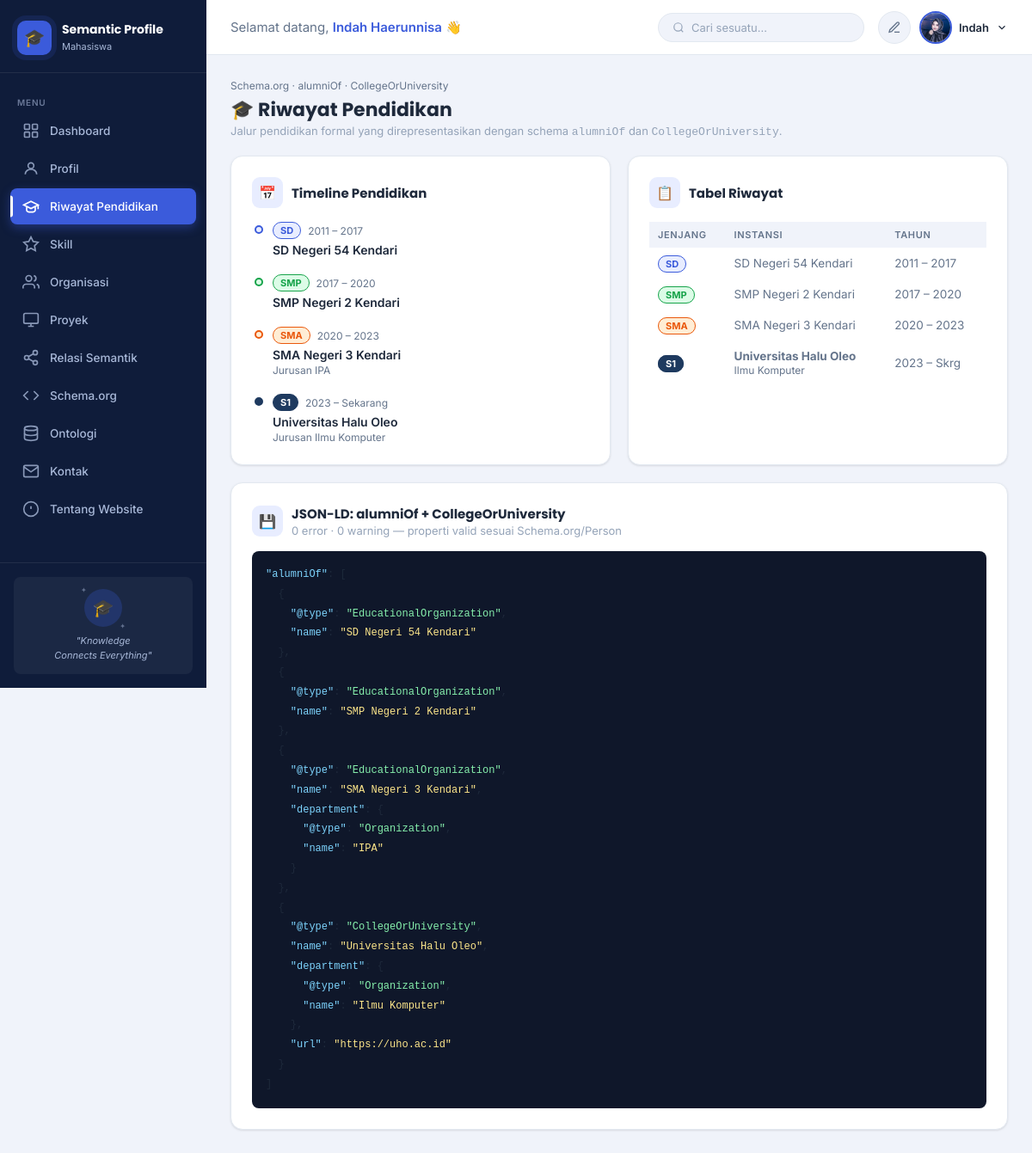
The page /pendidikan.php on the database its author committed.
### tables this page shows
CREATE TABLE `profil` (
  `id` int NOT NULL,
  `nama` varchar(100) NOT NULL,
  `nim` varchar(20) NOT NULL,
  `prodi` varchar(100) NOT NULL,
  `fakultas` varchar(100) NOT NULL,
  `universitas` varchar(150) NOT NULL,
  `email` varchar(100) NOT NULL,
  `telepon` varchar(20) DEFAULT NULL,
  `alamat` text,
  `bio` text,
  `foto` varchar(255) DEFAULT 'assets/foto.jpg',
  `linkedin` varchar(255) DEFAULT NULL,
  `github` varchar(255) DEFAULT NULL,
  `website` varchar(255) DEFAULT NULL,
  `updated_at` timestamp NULL DEFAULT CURRENT_TIMESTAMP ON UPDATE CURRENT_TIMESTAMP
);

CREATE TABLE `pendidikan` (
  `id` int NOT NULL,
  `jenjang` varchar(10) NOT NULL COMMENT 'SD, SMP, SMA, D3, S1, S2',
  `institusi` varchar(150) NOT NULL,
  `jurusan` varchar(100) DEFAULT NULL,
  `tahun_masuk` year NOT NULL,
  `tahun_lulus` year DEFAULT NULL COMMENT 'NULL = masih aktif',
  `keterangan` text,
  `urutan` int DEFAULT '0' COMMENT 'untuk sorting tampilan',
  `created_at` timestamp NULL DEFAULT CURRENT_TIMESTAMP
);

### config/db.php (called while the page is built, shortened)
<?php
function e(string $str): string {
    return htmlspecialchars($str, ENT_QUOTES, 'UTF-8');
}
function dbRow(PDO $pdo, string $sql, array $params = []): ?array {
    $stmt = $pdo->prepare($sql);
    $stmt->execute($params);
    $row = $stmt->fetch();
    return $row ?: null;
}
function dbRows(PDO $pdo, string $sql, array $params = []): array {
    $stmt = $pdo->prepare($sql);
    $stmt->execute($params);
    return $stmt->fetchAll();
}

### pendidikan.php (the view, shortened to what this page needs)
<?php
require_once 'config/db.php';
$profil     = dbRow($pdo, "SELECT * FROM profil LIMIT 1");
$pendidikan = dbRows($pdo, "SELECT * FROM pendidikan ORDER BY urutan ASC");
$fotoDb   = $profil['foto'] ?? '';
$fotoPath = !empty($fotoDb) ? $fotoDb
          : (file_exists('assets/foto.jpg')  ? 'assets/foto.jpg'
          : (file_exists('assets/foto.jpeg') ? 'assets/foto.jpeg'
          : (file_exists('assets/foto.png')  ? 'assets/foto.png'  : '')));
$namaDepan    = e(explode(' ', $profil['nama'] ?? 'User')[0]);
$fotoFallback = "https://ui-avatars.com/api/?name={$namaDepan}&background=3b5bdb&color=fff&size=80";
$jenjangLabel = [
    'SD'  => ['label'=>'SD',  'bg'=>'#e8edff','color'=>'#3b5bdb','border'=>'#3b5bdb'],
    'SMP' => ['label'=>'SMP', 'bg'=>'#dcfce7','color'=>'#16a34a','border'=>'#16a34a'],
    'SMA' => ['label'=>'SMA', 'bg'=>'#ffedd5','color'=>'#ea580c','border'=>'#ea580c'],
    'D3'  => ['label'=>'D3',  'bg'=>'#ede9fe','color'=>'#7c3aed','border'=>'#7c3aed'],
    'S1'  => ['label'=>'S1',  'bg'=>'#1e3a5f','color'=>'#fff',   'border'=>'#1e3a5f'],
    'S2'  => ['label'=>'S2',  'bg'=>'#0f172a','color'=>'#fff',   'border'=>'#0f172a'],
];
?>
<!DOCTYPE html>
<html lang="id">
<head>
  <link rel="stylesheet" href="style.css">
</head>
<body>
<aside class="sidebar" id="sidebar">
  <div class="sidebar-brand">
    <div class="brand-icon">🎓</div>
    <div class="brand-text">
      <h2>Semantic Profile</h2>
      <span>Mahasiswa</span>
    </div>
  </div>
  <nav class="sidebar-nav">
    <div class="nav-label">Menu</div>
    <a href="index.php"        class="nav-item">
      <svg class="nav-icon" fill="none" stroke="currentColor" viewBox="0 0 24 24" stroke-width="2"><rect x="3" y="3" width="7" height="7" rx="1"/><rect x="14" y="3" width="7" height="7" rx="1"/><rect x="3" y="14" width="7" height="7" rx="1"/><rect x="14" y="14" width="7" height="7" rx="1"/></svg>
      Dashboard
    </a>
    <a href="profil.php"       class="nav-item">
      <svg class="nav-icon" fill="none" stroke="currentColor" viewBox="0 0 24 24" stroke-width="2"><circle cx="12" cy="8" r="4"/><path d="M4 20c0-4 3.6-7 8-7s8 3 8 7"/></svg>
      Profil
    </a>
    <a href="pendidikan.php"   class="nav-item active">
      <svg class="nav-icon" fill="none" stroke="currentColor" viewBox="0 0 24 24" stroke-width="2"><path d="M22 10v6M2 10l10-5 10 5-10 5z"/><path d="M6 12v5c0 1.7 2.7 3 6 3s6-1.3 6-3v-5"/></svg>
      Riwayat Pendidikan
    </a>
    <a href="skill.php"        class="nav-item">
      <svg class="nav-icon" fill="none" stroke="currentColor" viewBox="0 0 24 24" stroke-width="2"><path d="M12 2l3.09 6.26L22 9.27l-5 4.87 1.18 6.88L12 17.77l-6.18 3.25L7 14.14 2 9.27l6.91-1.01z"/></svg>
      Skill
    </a>
    <a href="organisasi.php"   class="nav-item">
      <svg class="nav-icon" fill="none" stroke="currentColor" viewBox="0 0 24 24" stroke-width="2"><path d="M17 21v-2a4 4 0 0 0-4-4H5a4 4 0 0 0-4 4v2"/><circle cx="9" cy="7" r="4"/><path d="M23 21v-2a4 4 0 0 0-3-3.87M16 3.13a4 4 0 0 1 0 7.75"/></svg>
      Organisasi
    </a>
    <a href="project.php"      class="nav-item">
      <svg class="nav-icon" fill="none" stroke="currentColor" viewBox="0 0 24 24" stroke-width="2"><rect x="2" y="3" width="20" height="14" rx="2"/><path d="M8 21h8M12 17v4"/></svg>
      Proyek
    </a>
    <a href="semantic.php"     class="nav-item">
      <svg class="nav-icon" fill="none" stroke="currentColor" viewBox="0 0 24 24" stroke-width="2"><circle cx="18" cy="5" r="3"/><circle cx="6" cy="12" r="3"/><circle cx="18" cy="19" r="3"/><path d="M8.59 13.51l6.83 3.98M15.41 6.51l-6.82 3.98"/></svg>
      Relasi Semantik
    </a>
<a href="schema.php" class="nav-item">
  <svg class="nav-icon" fill="none" stroke="currentColor" viewBox="0 0 24 24" stroke-width="2">
    <polyline points="16 18 22 12 16 6"/>
    <polyline points="8 6 2 12 8 18"/>
  </svg>
  Schema.org
</a>
<a href="ontology.php"     class="nav-item">
      <svg class="nav-icon" fill="none" stroke="currentColor" viewBox="0 0 24 24" stroke-width="2"><ellipse cx="12" cy="5" rx="9" ry="3"/><path d="M21 12c0 1.66-4.03 3-9 3S3 13.66 3 12"/><path d="M3 5v14c0 1.66 4.03 3 9 3s9-1.34 9-3V5"/></svg>
      Ontologi
    </a>
    <a href="kontak.php"       class="nav-item">
      <svg class="nav-icon" fill="none" stroke="currentColor" viewBox="0 0 24 24" stroke-width="2"><path d="M4 4h16c1.1 0 2 .9 2 2v12c0 1.1-.9 2-2 2H4c-1.1 0-2-.9-2-2V6c0-1.1.9-2 2-2z"/><polyline points="22,6 12,13 2,6"/></svg>
      Kontak
    </a>
    <a href="about.php" class="nav-item">
      <svg class="nav-icon" fill="none" stroke="currentColor" viewBox="0 0 24 24" stroke-width="2"><circle cx="12" cy="12" r="10"/><line x1="12" y1="8" x2="12" y2="12"/><line x1="12" y1="16" x2="12.01" y2="16"/></svg>
      Tentang Website
    </a>
  </nav>
  <div class="sidebar-footer">
    <div class="sidebar-footer-card">
      <div class="sidebar-footer-icon">🎓</div>
      <p>"Knowledge<br>Connects Everything"</p>
    </div>
  </div>
</aside>
<div class="main-wrapper">
  <header class="topbar">
    <div class="topbar-greeting">
      Selamat datang, <span><?= e($profil['nama'] ?? 'Mahasiswa') ?></span>
      <span class="wave">👋</span>
    </div>
    <div class="topbar-search">
      <svg width="14" height="14" fill="none" stroke="currentColor" viewBox="0 0 24 24" stroke-width="2">
        <circle cx="11" cy="11" r="8"/><line x1="21" y1="21" x2="16.65" y2="16.65"/>
      </svg>
      <input type="text" placeholder="Cari sesuatu..." id="searchInput">
    </div>
    <div class="topbar-actions">
      <a href="admin/index.php" class="topbar-btn" title="Panel Admin" style="text-decoration:none;">
        <svg width="16" height="16" fill="none" stroke="currentColor" viewBox="0 0 24 24" stroke-width="2">
          <path d="M12 20h9"/><path d="M16.5 3.5a2.121 2.121 0 0 1 3 3L7 19l-4 1 1-4L16.5 3.5z"/>
        </svg>
      </a>
      <div class="topbar-user">
        <img src="<?= e($fotoPath) ?>" alt="Foto Profil" class="topbar-avatar"
             onerror="this.src='<?= $fotoFallback ?>'">
        <span class="topbar-user-name"><?= $namaDepan ?></span>
        <svg width="14" height="14" fill="none" stroke="currentColor" viewBox="0 0 24 24" stroke-width="2">
          <polyline points="6 9 12 15 18 9"/>
        </svg>
      </div>
    </div>
  </header>
  <main class="page-content">
    <div style="margin-bottom:20px;">
      <div class="page-eyebrow" style="font-size:12px;color:var(--text-secondary);margin-bottom:4px;">Schema.org · alumniOf · CollegeOrUniversity</div>
      <h1 class="section-title" style="font-size:22px;">🎓 Riwayat Pendidikan</h1>
      <p class="page-subtitle">Jalur pendidikan formal yang direpresentasikan dengan schema <code>alumniOf</code> dan <code>CollegeOrUniversity</code>.</p>
    </div>
    <div class="grid-2" style="margin-bottom:20px;">
      <div class="card" style="animation:fade-up .5s ease .05s both;">
        <div class="card-body">
          <div class="section-header">
            <div class="section-icon">📅</div>
            <div><div class="section-title">Timeline Pendidikan</div></div>
          </div>
          <div style="margin-top:16px;position:relative;padding-left:24px;">
            <div style="position:absolute;left:7px;top:0;bottom:0;width:2px;background:var(--border-light);border-radius:2px;"></div>
            <?php foreach ($pendidikan as $i => $d):
              $jl         = $jenjangLabel[$d['jenjang']] ?? ['label'=>$d['jenjang'],'bg'=>'#f1f5f9','color'=>'#475569','border'=>'#cbd5e1'];
              $tahunAkhir = $d['tahun_lulus'] ?? 'Sekarang';
              $isLast     = $i === count($pendidikan) - 1;
            ?>
            <div style="position:relative;margin-bottom:<?= $isLast ? '0' : '20px' ?>;">
              <div style="position:absolute;left:-21px;top:4px;width:10px;height:10px;border-radius:50%;background:<?= $jl['bg'] ?>;border:2px solid <?= $jl['border'] ?>;"></div>
              <div style="display:flex;align-items:center;gap:8px;margin-bottom:4px;">
                <span style="font-size:11px;font-weight:700;padding:2px 8px;border-radius:10px;background:<?= $jl['bg'] ?>;color:<?= $jl['color'] ?>;border:1px solid <?= $jl['border'] ?>;"><?= $jl['label'] ?></span>
                <span style="font-size:12px;color:var(--text-secondary);"><?= e($d['tahun_masuk']) ?> – <?= e($tahunAkhir) ?></span>
              </div>
              <div style="font-weight:600;font-size:14px;color:var(--text-primary);"><?= e($d['institusi']) ?></div>
              <?php if (!empty($d['jurusan'])): ?>
              <div style="font-size:12px;color:var(--text-secondary);margin-top:2px;">Jurusan <?= e($d['jurusan']) ?></div>
              <?php endif; ?>
            </div>
            <?php endforeach; ?>
          </div>
        </div>
      </div>
      <div class="card" style="animation:fade-up .5s ease .1s both;">
        <div class="card-body">
          <div class="section-header">
            <div class="section-icon">📋</div>
            <div><div class="section-title">Tabel Riwayat</div></div>
          </div>
          <div style="overflow-x:auto;margin-top:12px;">
            <table style="width:100%;border-collapse:collapse;font-size:13.5px;">
              <thead>
                <tr style="border-bottom:2px solid var(--border-light);">
                  <th style="padding:8px 10px;text-align:left;color:var(--text-secondary);font-weight:600;">Jenjang</th>
                  <th style="padding:8px 10px;text-align:left;color:var(--text-secondary);font-weight:600;">Instansi</th>
                  <th style="padding:8px 10px;text-align:left;color:var(--text-secondary);font-weight:600;">Tahun</th>
                </tr>
              </thead>
              <tbody>
                <?php foreach ($pendidikan as $d):
                  $jl         = $jenjangLabel[$d['jenjang']] ?? ['label'=>$d['jenjang'],'bg'=>'#f1f5f9','color'=>'#475569','border'=>'#cbd5e1'];
                  $tahunAkhir = $d['tahun_lulus'] ?? 'Skrg';
                ?>
                <tr style="border-bottom:1px solid var(--border-light);">
                  <td style="padding:10px;">
                    <span style="font-size:11px;font-weight:700;padding:2px 8px;border-radius:10px;background:<?= $jl['bg'] ?>;color:<?= $jl['color'] ?>;border:1px solid <?= $jl['border'] ?>;"><?= $jl['label'] ?></span>
                  </td>
                  <td style="padding:10px;">
                    <?php if (in_array($d['jenjang'], ['S1','S2','D3'])): ?>
                      <strong><?= e($d['institusi']) ?></strong><br>
                      <span style="font-size:12px;color:var(--text-secondary);"><?= e($d['jurusan'] ?? '') ?></span>
                    <?php else: ?>
                      <?= e($d['institusi']) ?>
                    <?php endif; ?>
                  </td>
                  <td style="padding:10px;white-space:nowrap;"><?= e($d['tahun_masuk']) ?> – <?= e($tahunAkhir) ?></td>
                </tr>
                <?php endforeach; ?>
              </tbody>
            </table>
          </div>
        </div>
      </div>
    </div>
    <div class="card" style="animation:fade-up .5s ease .15s both;">
      <div class="card-body">
        <div class="section-header">
          <div class="section-icon">💾</div>
          <div>
            <div class="section-title">JSON-LD: alumniOf + CollegeOrUniversity</div>
            <div class="page-subtitle">0 error · 0 warning — properti valid sesuai Schema.org/Person</div>
          </div>
        </div>
        <div style="background:#0f172a;border-radius:8px;padding:16px;margin-top:12px;overflow-x:auto;font-size:12px;line-height:1.9;font-family:monospace;">
<span style="color:#7dd3fc;">"alumniOf"</span>: [<br>
<?php foreach ($pendidikan as $i => $d):
  $type   = in_array($d['jenjang'], ['S1','S2','D3']) ? 'CollegeOrUniversity' : 'EducationalOrganization';
  $isLast = $i === count($pendidikan) - 1;
?>
&nbsp;&nbsp;{<br>
&nbsp;&nbsp;&nbsp;&nbsp;<span style="color:#7dd3fc;">"@type"</span>: <span style="color:#86efac;">"<?= $type ?>"</span>,<br>
&nbsp;&nbsp;&nbsp;&nbsp;<span style="color:#7dd3fc;">"name"</span>: <span style="color:#fde68a;">"<?= e($d['institusi']) ?>"</span><?= (!empty($d['jurusan']) || $type === 'CollegeOrUniversity') ? ',' : '' ?><br>
<?php if (!empty($d['jurusan'])): ?>
&nbsp;&nbsp;&nbsp;&nbsp;<span style="color:#7dd3fc;">"department"</span>: {<br>
&nbsp;&nbsp;&nbsp;&nbsp;&nbsp;&nbsp;<span style="color:#7dd3fc;">"@type"</span>: <span style="color:#86efac;">"Organization"</span>,<br>
&nbsp;&nbsp;&nbsp;&nbsp;&nbsp;&nbsp;<span style="color:#7dd3fc;">"name"</span>: <span style="color:#fde68a;">"<?= e($d['jurusan']) ?>"</span><br>
&nbsp;&nbsp;&nbsp;&nbsp;}<?= $type === 'CollegeOrUniversity' ? ',' : '' ?><br>
<?php endif; ?>
<?php if ($type === 'CollegeOrUniversity'): ?>
&nbsp;&nbsp;&nbsp;&nbsp;<span style="color:#7dd3fc;">"url"</span>: <span style="color:#fde68a;">"https://uho.ac.id"</span><br>
<?php endif; ?>
&nbsp;&nbsp;}<?= $isLast ? '' : ',' ?><br>
<?php endforeach; ?>
        </div>
        </div>
      </div>
    </div>
</body>
</html>

### rows shown on the page
profil: nama "Indah Haerunnisa", foto (picture), nama "Indah"
pendidikan: jenjang "SD", tahun_masuk "2011", tahun_lulus "2017", institusi "SD Negeri 54 Kendari", jenjang "EducationalOrganization"
pendidikan: jenjang "SMP", tahun_masuk "2017", tahun_lulus "2020", institusi "SMP Negeri 2 Kendari", jenjang "EducationalOrganization"
pendidikan: jenjang "SMA", tahun_masuk "2020", tahun_lulus "2023", institusi "SMA Negeri 3 Kendari", jurusan "IPA", jenjang "EducationalOrganization"
pendidikan: jenjang "S1", tahun_masuk "2023", tahun_lulus "Sekarang", institusi "Universitas Halu Oleo", jurusan "Ilmu Komputer", tahun_lulus "Skrg", jenjang "CollegeOrUniversity", shows "\"url\""
